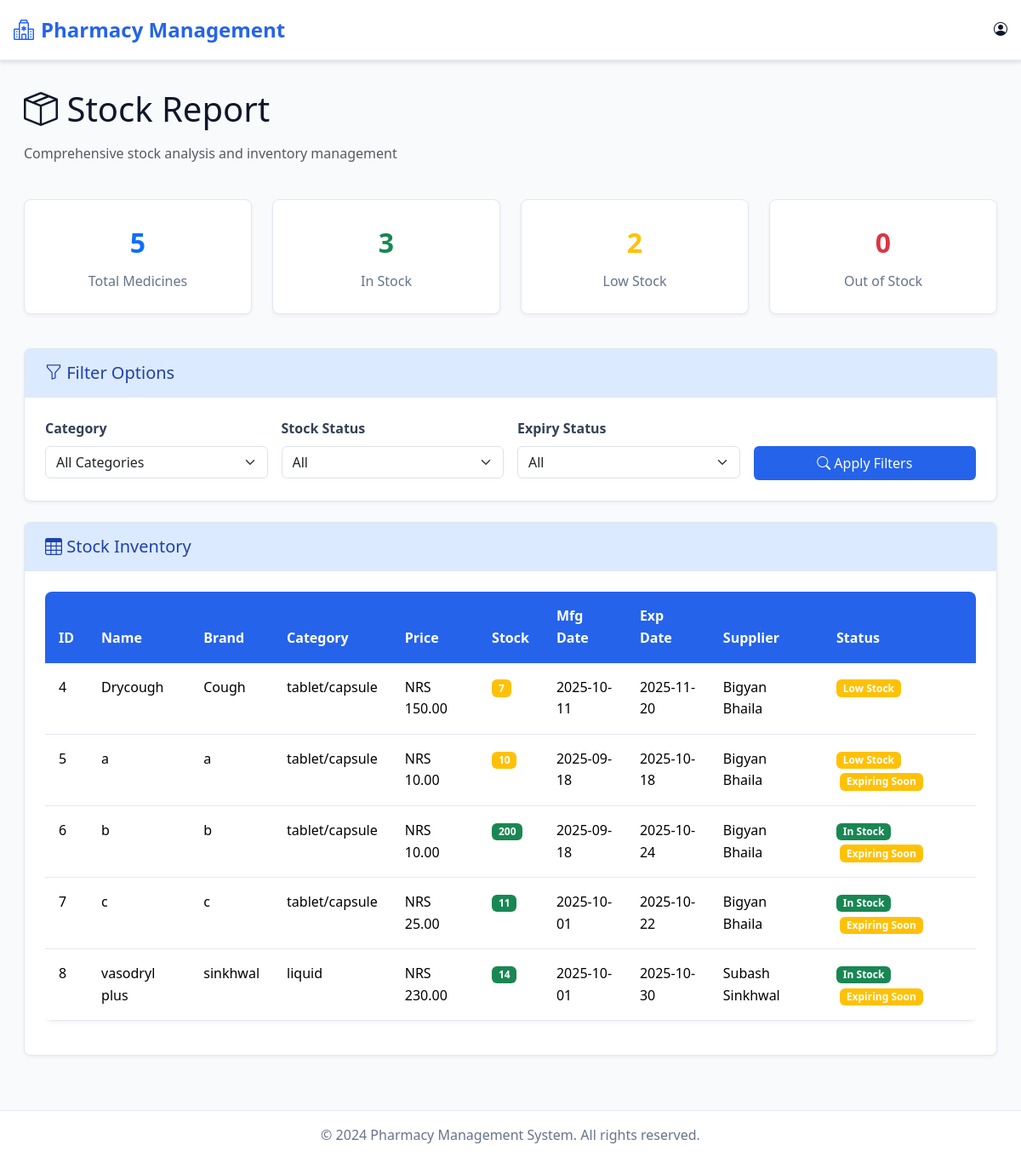
Screenshot of /stock/stock_report/ with the database file from the repository.
### medicine/models.py (models this page shows, shortened)
class Medicine(models.Model):
    medicine_id = models.AutoField(primary_key=True)   # custom PK
    name = models.CharField(max_length=100)
    brand_name = models.CharField(max_length=100)
    CATEGORY_CHOICES = [
        ("tablet/capsule", "Tablet/Capsule"),
        ("liquid", "Liquid"),
        ("patch", "Patch"),
        ("cream", "Topical Cream"),
    ]
    category = models.CharField(max_length=20, choices=CATEGORY_CHOICES, default="tablet/capsule")
    mfg_date = models.DateField()
    exp_date = models.DateField()
    price = models.DecimalField(max_digits=10, decimal_places=2)
    stock_qty = models.PositiveIntegerField(default=0)
    supplier = models.ForeignKey(Supplier, on_delete=models.CASCADE, related_name="medicines")

### supplier/models.py (models this page shows, shortened)
class Supplier(models.Model):
    id = models.AutoField(primary_key=True)   # auto increment id
    name = models.CharField(max_length=100)
    contact = models.CharField(max_length=20)
    address = models.TextField()

### pharmacy/views.py (the view)
# urls.py: path('stock/stock_report/', views.stock_report, name='stock_report'),
def stock_report(request):
    from datetime import timedelta
    medicines = Medicine.objects.all()
    today = date.today()
    expiring_soon_date = today + timedelta(days=30)
    total_medicines = medicines.count()
    in_stock = medicines.filter(stock_qty__gt=10).count()
    low_stock = medicines.filter(stock_qty__lte=10, stock_qty__gt=0).count()
    out_of_stock = medicines.filter(stock_qty__lte=0).count()
    return render(request, 'admin/stock/stock_report.html', {
        "medicines": medicines,
        "today": today,
        "expiring_soon_date": expiring_soon_date,
        "total_medicines": total_medicines,
        "in_stock": in_stock,
        "low_stock": low_stock,
        "out_of_stock": out_of_stock,
    })

### templates/admin/stock/stock_report.html (shortened to what this page needs)
{% extends "admin/base.html" %}
{% block content %}
<div class="container-fluid">
    <div class="row mb-4">
        <div class="col-12">
            <h1 class="mb-3">
                <i class="bi bi-box-seam"></i> Stock Report
            </h1>
            <p class="text-muted">Comprehensive stock analysis and inventory management</p>
        </div>
    </div>
    <div class="row mb-4">
        <div class="col-lg-3 col-md-6 mb-3">
            <div class="stat-card">
                <div class="stat-number text-primary">{{ total_medicines }}</div>
                <div class="stat-label">Total Medicines</div>
            </div>
        </div>
        <div class="col-lg-3 col-md-6 mb-3">
            <div class="stat-card">
                <div class="stat-number text-success">{{ in_stock }}</div>
                <div class="stat-label">In Stock</div>
            </div>
        </div>
        <div class="col-lg-3 col-md-6 mb-3">
            <div class="stat-card">
                <div class="stat-number text-warning">{{ low_stock }}</div>
                <div class="stat-label">Low Stock</div>
            </div>
        </div>
        <div class="col-lg-3 col-md-6 mb-3">
            <div class="stat-card">
                <div class="stat-number text-danger">{{ out_of_stock }}</div>
                <div class="stat-label">Out of Stock</div>
            </div>
        </div>
    </div>
    <div class="row mb-4">
        <div class="col-12">
            <div class="card">
                <div class="card-header">
                    <h5 class="mb-0">
                        <i class="bi bi-funnel"></i> Filter Options
                    </h5>
                </div>
                <div class="card-body">
                    <div class="row g-3">
                        <div class="col-md-3">
                            <label for="categoryFilter" class="form-label">Category</label>
                            <select id="categoryFilter" class="form-select">
                                <option value="">All Categories</option>
                            </select>
                        </div>
                        <div class="col-md-3">
                            <label for="stockFilter" class="form-label">Stock Status</label>
                            <select id="stockFilter" class="form-select">
                                <option value="">All</option>
                            </select>
                        </div>
                        <div class="col-md-3">
                            <label for="expiryFilter" class="form-label">Expiry Status</label>
                            <select id="expiryFilter" class="form-select">
                                <option value="">All</option>
                            </select>
                        </div>
                        <div class="col-md-3">
                            <label class="form-label">&nbsp;</label>
                            <div class="d-grid">
                                <button onclick="applyFilters()" class="btn btn-primary">
                                    <i class="bi bi-search"></i> Apply Filters
                                </button>
                            </div>
                        </div>
                    </div>
                </div>
            </div>
        </div>
    </div>
    <div class="row">
        <div class="col-12">
            <div class="card">
                <div class="card-header">
                    <h5 class="mb-0">
                        <i class="bi bi-table"></i> Stock Inventory
                    </h5>
                </div>
                <div class="card-body">
                    <div class="table-responsive">
                        <table class="table" id="stockTable">
                            <thead>
                                <tr>
                                    <th>ID</th>
                                    <th>Name</th>
                                    <th>Brand</th>
                                    <th>Category</th>
                                    <th>Price</th>
                                    <th>Stock</th>
                                    <th>Mfg Date</th>
                                    <th>Exp Date</th>
                                    <th>Supplier</th>
                                    <th>Status</th>
                                </tr>
                            </thead>
                            <tbody>
                                {% for medicine in medicines %}
                                <tr>
                                    <td>{{ medicine.medicine_id }}</td>
                                    <td>{{ medicine.name }}</td>
                                    <td>{{ medicine.brand_name }}</td>
                                    <td>{{ medicine.category }}</td>
                                    <td>NRS {{ medicine.price|floatformat:2 }}</td>
                                    <td>
                                        <span class="badge {% if medicine.stock_qty <= 0 %}bg-danger{% elif medicine.stock_qty <= 10 %}bg-warning{% else %}bg-success{% endif %}">
                                            {{ medicine.stock_qty }}
                                        </span>
                                    </td>
                                    <td>{{ medicine.mfg_date|date:"Y-m-d" }}</td>
                                    <td>
                                        <span class="{% if medicine.exp_date < today %}text-danger{% endif %}">
                                            {{ medicine.exp_date|date:"Y-m-d" }}
                                        </span>
                                    </td>
                                    <td>{{ medicine.supplier.name|default:"N/A" }}</td>
                                    <td>
                                        {% if medicine.stock_qty <= 0 %}
                                            <span class="badge bg-danger">Out of Stock</span>
                                        {% elif medicine.stock_qty <= 10 %}
                                            <span class="badge bg-warning">Low Stock</span>
                                        {% else %}
                                            <span class="badge bg-success">In Stock</span>
                                        {% endif %}
                                        {% if medicine.exp_date < today %}
                                            <span class="badge bg-danger ms-1">Expired</span>
                                        {% elif medicine.exp_date <= expiring_soon_date %}
                                            <span class="badge bg-warning ms-1">Expiring Soon</span>
                                        {% endif %}
                                    </td>
                                </tr>
                                {% empty %}
                                <tr>
                                    <td colspan="10" class="text-center text-muted">No medicines found</td>
                                </tr>
                                {% endfor %}
                            </tbody>
                        </table>
                    </div>
                </div>
            </div>
        </div>
    </div>
</div>
<link rel="stylesheet" href="https://cdn.datatables.net/1.13.6/css/dataTables.bootstrap5.min.css">
<link rel="stylesheet" href="https://cdn.datatables.net/buttons/2.4.1/css/buttons.bootstrap5.min.css">
{% endblock %}

### templates/admin/base.html (style rules this page uses)
:root { --primary-blue: #2563eb; --light-blue: #dbeafe; --dark-blue: #1e40af; --white: #ffffff; --light-gray: #f8fafc; --gray: #64748b; --dark-gray: #334155; --black: #0f172a; --border-color: #e2e8f0; --success: #10b981; --warning: #f59e0b; --danger: #ef4444; }
* { margin: 0; padding: 0; box-sizing: border-box; }
body { font-family: 'Segoe UI', Tahoma, Geneva, Verdana, sans-serif; background-color: var(--light-gray); color: var(--black); line-height: 1.6; }
.card { background-color: var(--white); border: 1px solid var(--border-color); border-radius: 8px; box-shadow: 0 2px 4px rgba(0,0,0,0.05); transition: box-shadow 0.3s ease; }
.card-header { background-color: var(--light-blue); border-bottom: 1px solid var(--border-color); padding: 1rem 1.5rem; font-weight: 600; color: var(--dark-blue); }
.card-body { padding: 1.5rem; }
.btn { border-radius: 6px; font-weight: 500; padding: 0.5rem 1rem; border: none; transition: all 0.3s ease; text-decoration: none; display: inline-block; }
.btn-primary { background-color: var(--primary-blue); color: var(--white); }
.table { background-color: var(--white); border-radius: 8px; overflow: hidden; box-shadow: 0 2px 4px rgba(0,0,0,0.05); }
.table thead th { background-color: var(--primary-blue); color: var(--white); border: none; padding: 1rem; font-weight: 600; }
.table tbody td { padding: 1rem; border-bottom: 1px solid var(--border-color); }
.form-label { font-weight: 600; color: var(--dark-gray); margin-bottom: 0.5rem; }
.stat-card { background-color: var(--white); border: 1px solid var(--border-color); border-radius: 8px; padding: 1.5rem; text-align: center; box-shadow: 0 2px 4px rgba(0,0,0,0.05); }
.stat-number { font-size: 2rem; font-weight: bold; color: var(--primary-blue); margin-bottom: 0.5rem; }
.stat-label { color: var(--gray); font-weight: 500; }

### rows the page displays
Medicine: medicine_id "4", name "Drycough", brand_name "Cough", category "tablet/capsule", price "150.00", stock_qty "7", mfg_date "2025-10-11", exp_date "2025-11-20", supplier.name "Bigyan Bhaila", shows "Low Stock"
Medicine: medicine_id "5", name "a", brand_name "a", category "tablet/capsule", price "10.00", stock_qty "10", mfg_date "2025-09-18", exp_date "2025-10-18", supplier.name "Bigyan Bhaila", shows "Low Stock", shows "Expiring Soon"
Medicine: medicine_id "6", name "b", brand_name "b", category "tablet/capsule", price "10.00", stock_qty "200", mfg_date "2025-09-18", exp_date "2025-10-24", supplier.name "Bigyan Bhaila", shows "In Stock", shows "Expiring Soon"
Medicine: medicine_id "7", name "c", brand_name "c", category "tablet/capsule", price "25.00", stock_qty "11", mfg_date "2025-10-01", exp_date "2025-10-22", supplier.name "Bigyan Bhaila", shows "In Stock", shows "Expiring Soon"
Medicine: medicine_id "8", name "vasodryl plus", brand_name "sinkhwal", category "liquid", price "230.00", stock_qty "14", mfg_date "2025-10-01", exp_date "2025-10-30", supplier.name "Subash Sinkhwal", shows "In Stock", shows "Expiring Soon"

### other values shown
{{ total_medicines }} "5"
{{ in_stock }} "3"
{{ low_stock }} "2"
{{ out_of_stock }} "0"
